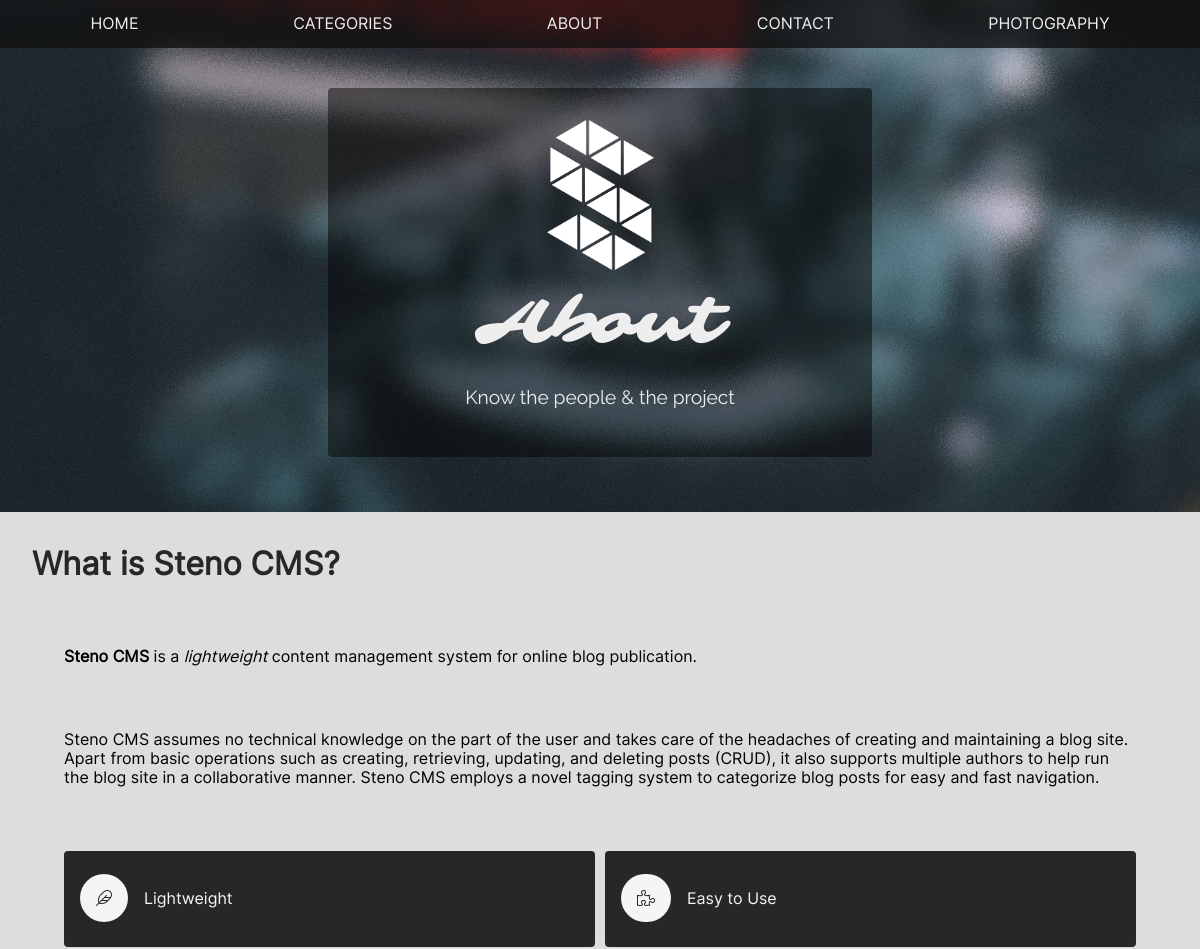
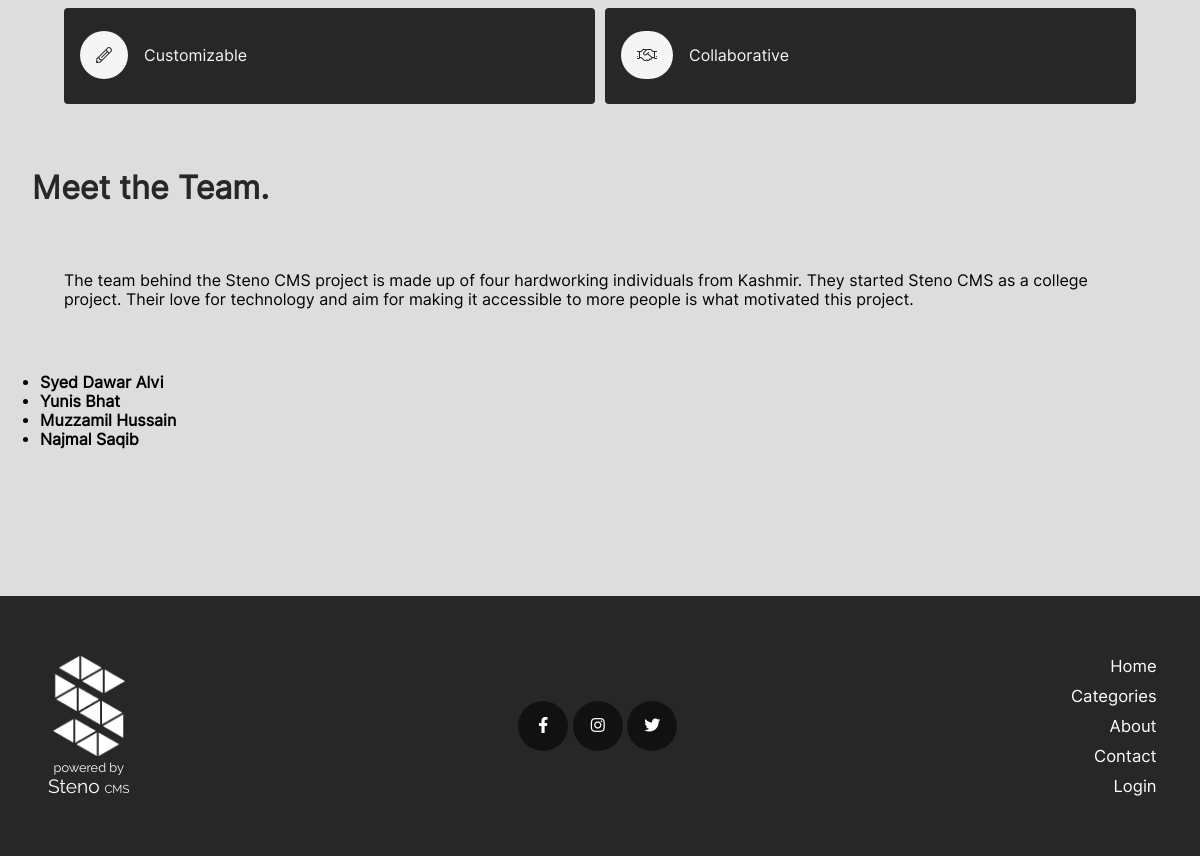
Page /about.php on the committed database (2 pictures, top to bottom).
### tables this page shows
CREATE TABLE `categories` (
  `id` int(11) NOT NULL,
  `name` varchar(30) NOT NULL,
  `show_on_homepage` tinyint(1) NOT NULL DEFAULT 0,
  `show_on_navbar` tinyint(1) NOT NULL DEFAULT 0
);

CREATE TABLE `main_pages` (
  `id` int(11) NOT NULL,
  `page_name` varchar(30) NOT NULL,
  `title` varchar(30) NOT NULL,
  `caption` varchar(60) NOT NULL,
  `show_on_nav` tinyint(1) NOT NULL DEFAULT 1
);

CREATE TABLE `about` (
  `id` int(11) NOT NULL,
  `name` varchar(255) NOT NULL,
  `value` text NOT NULL
);

CREATE TABLE `links` (
  `name` varchar(30) NOT NULL,
  `url` varchar(60) NOT NULL,
  `enabled` tinyint(1) NOT NULL DEFAULT 0
);

### about.php (the view, shortened to what this page needs)
<?php
    require_once("includes/db_connect.php");
    require_once("includes/functions.php");
    $banner_info = get_banner_info("about");
    $title = $banner_info["title"];
    $caption = $banner_info["caption"];
    $about = mysqli_query($connection, "SELECT * FROM `about`");
    $section_1_title = mysqli_fetch_assoc($about)['value'];
    $section_1_content = mysqli_fetch_assoc($about)['value'];
    $show_section_feature = mysqli_fetch_assoc($about)['value'];
    $show_section_2 = mysqli_fetch_assoc($about)['value'];
    $section_2_title = mysqli_fetch_assoc($about)['value'];
    $section_2_content = mysqli_fetch_assoc($about)['value'];
    ?>
<!DOCTYPE html>
<html lang="en">
<head>
    <link rel="stylesheet" href="css/all.min.css" type="text/css">
    <link rel="stylesheet" href="css/light.min.css" type="text/css">
    <link rel="stylesheet" href="css/custom/about.php" type="text/css">
</head>
<body>
    <?php require_once("includes/nav.php"); ?>
    <?php echo (get_banner($title, $caption)); ?>
    <h1><?php echo($section_1_title); ?></h1>
    <p><?php echo($section_1_content); ?></p>
    <?php if($show_section_feature === '1') {?>
    <ul class="features">
        <li><span class="fal fa-feather"></span>Lightweight</li>
        <li><span class="fal fa-puzzle-piece"></span>Easy to Use</li>
        <li><span class="fal fa-pencil-alt"></span>Customizable</li>
        <li><span class="fal fa-handshake"></span>Collaborative</li>
    </ul>
    <?php } ?>
    <?php if($show_section_2 === '1') {?>
    <h1><?php echo($section_2_title); ?></h1>
    <p><?php echo($section_2_content); ?></p>
    <?php } ?>
    <?php require_once("includes/footer.php"); ?>
</body>
</html>

### includes/nav.php (shortened to what this page needs)
<?php
    function get_pages_nav_info() {
        global $connection;
        $query = "SELECT `show_on_nav` FROM `main_pages`";
        $result = mysqli_query($connection, $query);
        return $result;
    }
    function get_categories_nav_info() {
        global $connection;
        $query = "SELECT `id`, `name`, `show_on_navbar` FROM `categories` WHERE 1";
        $result = mysqli_query($connection, $query);
        return $result;
    }
    $main_pages = get_pages_nav_info();
    $nav_categories = get_categories_nav_info()
?>
<nav>
    <ul>
        <?php  mysqli_fetch_assoc($main_pages)["show_on_nav"] ? print('<li><a href=".">HOME</a></li>'):print('');?>
        <?php  mysqli_fetch_assoc($main_pages)["show_on_nav"] ? print('<li><a href="categories">CATEGORIES</a></li>'):print('');?>
        <?php  mysqli_fetch_assoc($main_pages)["show_on_nav"] ? print('<li><a href="about">ABOUT</a></li>'):print('');?>
        <?php  mysqli_fetch_assoc($main_pages)["show_on_nav"] ? print('<li><a href="contact">CONTACT</a></li>'):print('');?>
        <?php
            while($current = mysqli_fetch_assoc($nav_categories)){
                $current["show_on_navbar"] ? print("<li><a href=\"categories?q=" . $current["id"] . "\">" . strtoupper($current["name"]) . "</a></li>"):print("");
            }
        ?>
    </ul>
</nav>

### includes/functions.php (shortened to what this page needs)
<?php
    function confirm_query($result) {
        if(!$result) {
            die("Database query failed.");
        }
        else return $result;
    }
    function get_banner($title, $caption) {
        $banner = '
        <div class="banner">
            <div class="strip">
                <a href="index" class="logo"></a>
                <p class="title">'.$title.'</p>
                <div class="caption">'.$caption.'</div>
            </div>
        </div>';
        return($banner);
    }
    function get_banner_info($page_name) {
        global $connection;
        $query = "SELECT `title`, `caption` FROM `main_pages` WHERE `page_name` = '{$page_name}'";
        $result = mysqli_query($connection, $query);
        return mysqli_fetch_assoc($result);
    }
?>

### rows in the picture
categories: name "PHOTOGRAPHY"
main_pages: title "About", caption "Know the people & the project"
about: value "What is Steno CMS?"
about: value "Steno CMS is a lightweight content management system for online blog publication. Steno CMS assumes no technical knowledge on the part of the user and takes care of the headaches of creating and maintaining a blog site. Apart from basic operations such as creating, retrieving, updating, and deleting posts (CRUD), it also supports multiple authors to help run the blog site in a collaborative manner. Steno CMS employs a novel tagging system to categorize blog posts for easy and fast navigation."
about: value "Meet the Team."
about: value "The team behind the Steno CMS project is made up of four hardworking individuals from Kashmir. They started Steno CMS as a college project. Their love for technology and aim for making it accessible to more people is what motivated this project. Syed Dawar Alvi Yunis Bhat Muzzamil Hussain Najmal Saqib"
